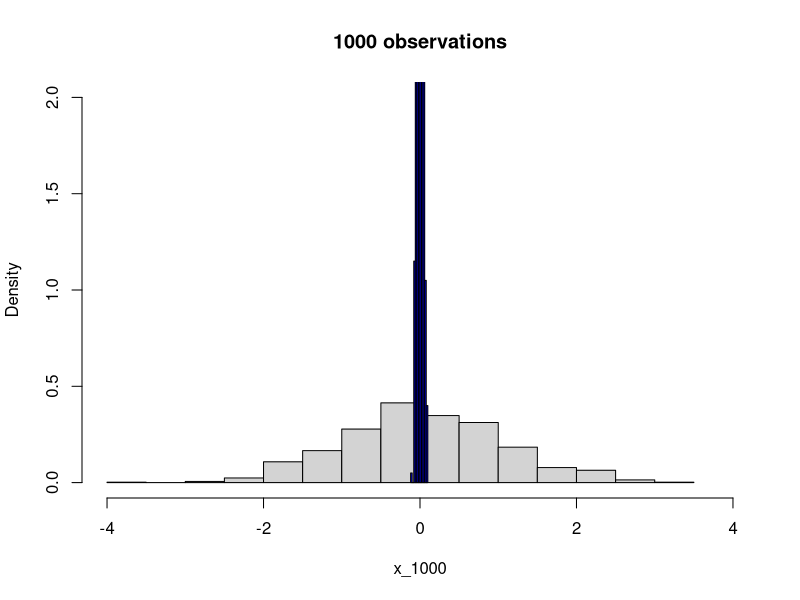
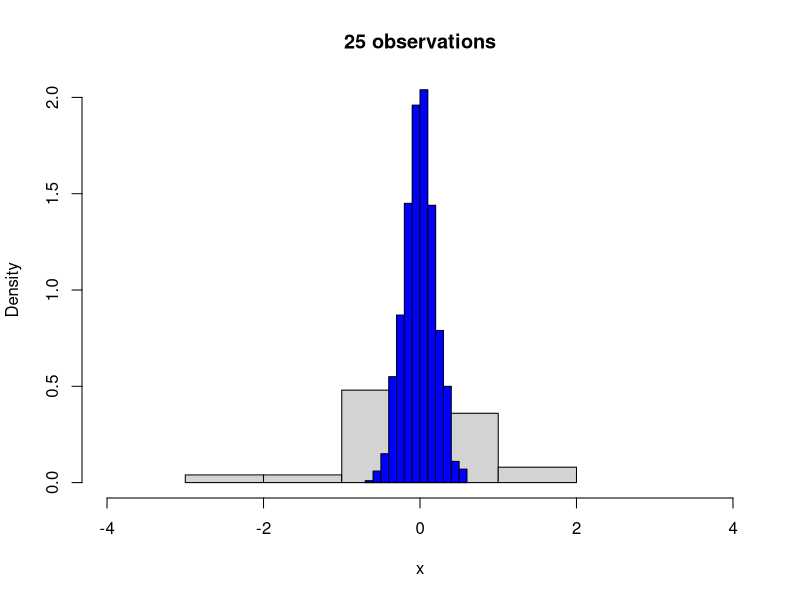
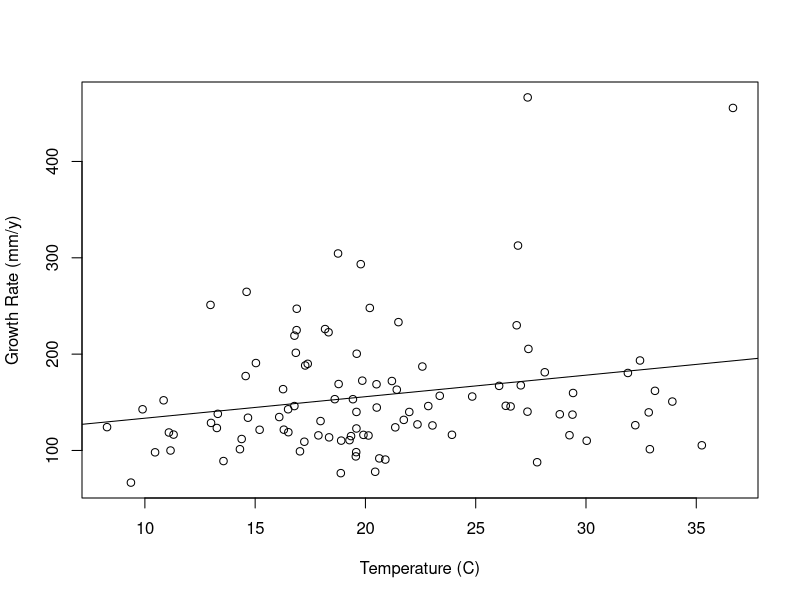
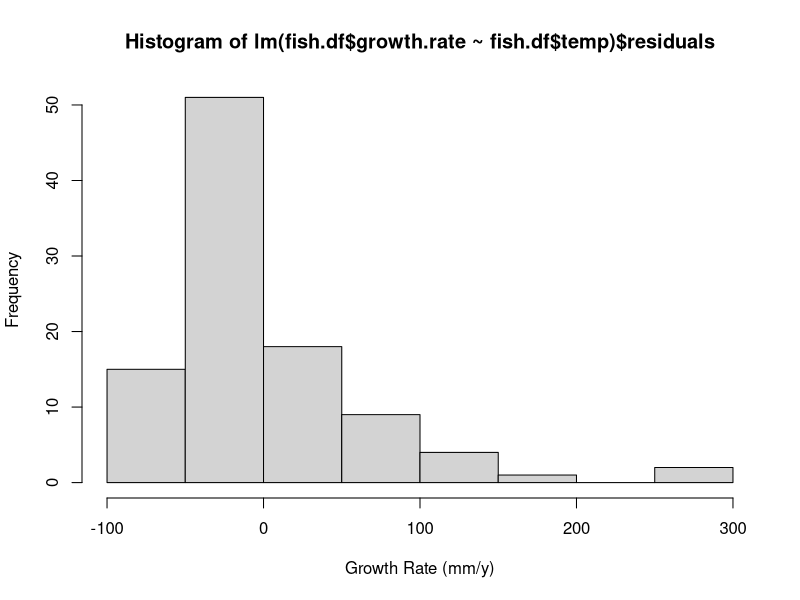
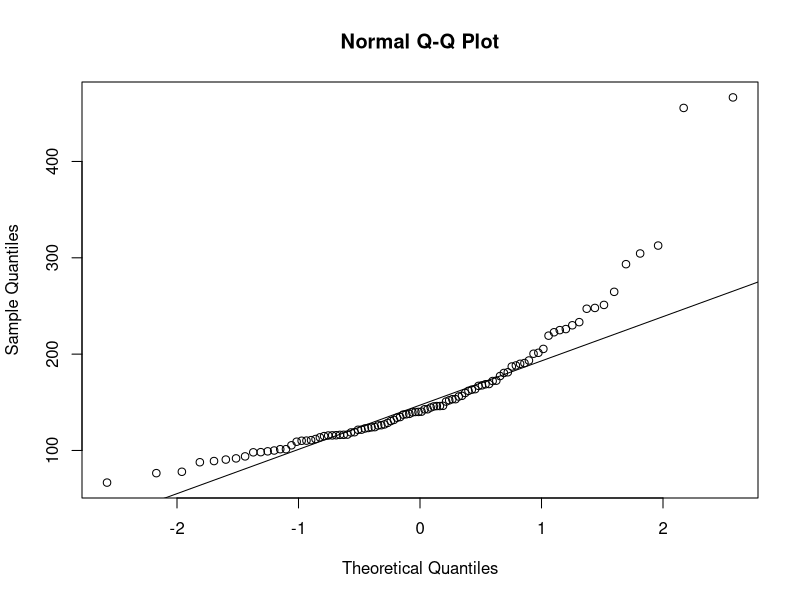
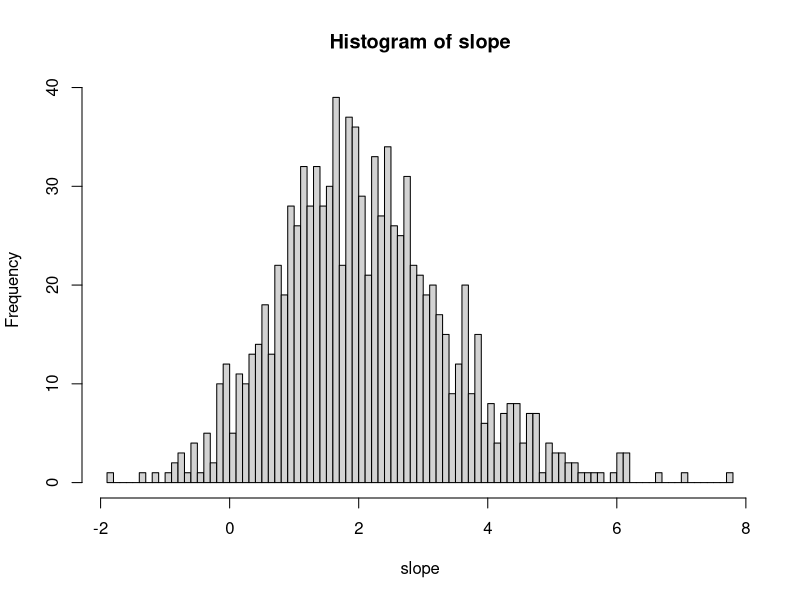
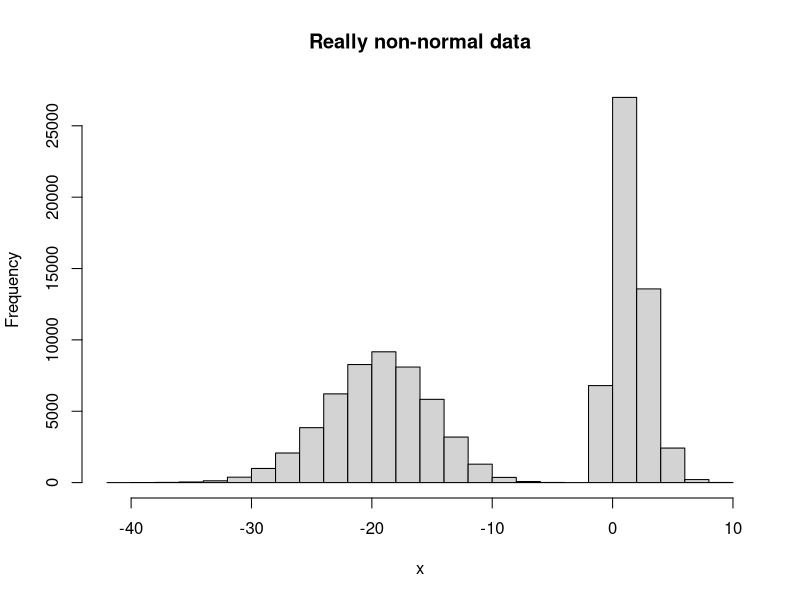
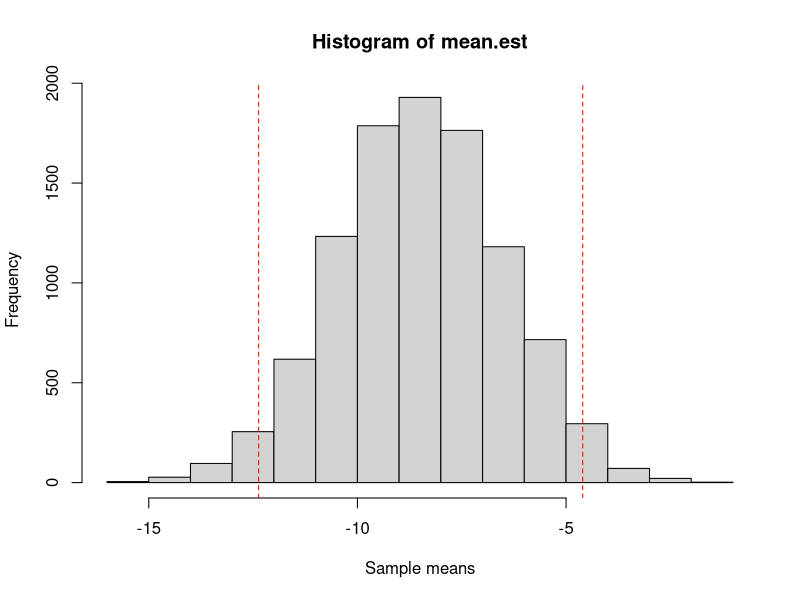

Generate these figures, in order, with R:
###LAB 4 Scripts - For Loops, Functions, and Bootstrapping in R

library(knitr)
opts_knit$set(root.dir = 'C:/Users/sarah/OneDrive/Desktop/R Stats Course/R_Class_2026')

###Model data with a normal distribution, we want 1000 observations

x_1000 <- rnorm(1000)

#make a histogram of the data, define the axis limits, add title

hist(x_1000, freq = FALSE, ylim = c(0,2), xlim = c(-4,4), main = "1000 observations")

#calculate the mean of the distribution 1000 times
mean.x_1000 <- replicate (1000, mean(rnorm(1000)))
hist(mean.x_1000, add = TRUE, col = "blue", freq = FALSE)

#Get 95% intervals of the data
(mean(x_1000))+(1.96*(sd(x_1000)))
(mean(x_1000))-(1.96*(sd(x_1000)))


#Get 95% CI on the mean
(mean(x_1000))+(1.96*(sd(x_1000)/sqrt(1000)))
(mean(x_1000))-(1.96*(sd(x_1000)/sqrt(1000)))


#same thing with 25 observations 

x <- rnorm(25)
hist(x, freq = FALSE, ylim = c(0,2), xlim = c(-4,4), main = "25 observations")

#calculate the mean of that distribution 1000 times
mean.x <- replicate(1000, mean(rnorm(25)))
hist(mean.x, add = TRUE, col = "blue", freq = F)

#get 95% intervals of the data
sd(x)
(mean(x))+(1.96*(sd(x)))
(mean(x))-(1.96*(sd(x)))


#Get 95% CI interval on the mean
(mean(x))+(1.96*(sd(x)/sqrt(25)))
(mean(x))-(1.96*(sd(x)/sqrt(25)))



###Creating a function for a 95% CI to be stored in r session. will output standard deviation, standard error, 95% CI of the data, and 95% CI on the mean

#Create the function
My.CI <- function(x.vect){
  #x.vect should be normally distributed otherwise won't work
  sd.x <- sd(x.vect)
  n <- length(x.vect)
  se.x <- sd.x/sqrt(n)
  data.95 <- mean(x.vect)+1.96*c(-1,1)*sd.x
  
  mean.95 <- mean(x.vect)+1.96*c(-1,1)*se.x
  
  return(list(sd=sd.x, se=se.x, mean=mean(x.vect),
              data.95=data.95,
              mean.95=mean.95
              )
         )
}
My.CI(x_1000)


#FOR LOOPS - use for bootstrapping
#this loop counts from 1-100, then print the current counting number (i)

for(i in 1:100){
  print(i)
}


#create an empty vector to store output
my.output <- c()
my.input <- seq(53, 128, by=5)

#loop through each element of my input, do a calculation, and save it in my.output

for(i in 1:length(my.input)){
  my.output[i] <- my.input[i]^2 + my.input[i]
}
my.output


##Use sample() to resample the vector my.input with replacement

my.input
sample(my.input, replace = TRUE)

#different than my.input, which is just a sequence counting by fives. 

#now resample the names of two groups 100 times, with different probabilities

s1 <- sample(c("Group 1", "Group 2"), size = 100, replace = TRUE, prob = c(0.3, 0.7))
table(s1)



##Bootstrap example: test the null hypothesis that the slope between two variables does not equal zero

#upload fish growth temp dataset. Fisgh growth rate per year was measured as a function of temp degrees C

fish.df <- read.csv("data/FishGrowthTemp.csv", header=TRUE)

#plot the data
par(mfrow=c(1,1))
plot(fish.df$temp, fish.df$growth.rate, 
     xlab = 'Temperature (C)', ylab = 'Growth Rate (mm/y)')
#add fit line for a linear moedel of growth rate to temp
abline(lm(fish.df$growth.rate~fish.df$temp))


#the model assumes residuals are normally distributed - look at them and see if they are

hist(lm(fish.df$growth.rate~fish.df$temp)$residuals,
     xlab = 'Growth Rate (mm/y)')

##use qq plot to see if data follows an expected distribution (ie normal)

qqnorm(fish.df$growth.rate)
qqline(fish.df$growth.rate)


#this is the slope we observe from a linear model (y = ax + b)


lm(fish.df$growth.rate~fish.df$temp)$coef

#slope is positive, so test if it is significant based on a stat test that assumes the normal distribution

summary(lm(fish.df$growth.rate~fish.df$temp))



#OK gonna bootstrap this data, resample it 1000 times and calculate if the resampled data is different from zero. 

#create a sample size

n.boot <- 1000

#fill it in 

slope <- rep(NA, n.boot)
n.rows <- nrow(fish.df)

#create the slopes

for (i in 1:n.boot){
  new.rows <- sample(1:n.rows, replace = TRUE)
  new.data <- fish.df[new.rows,]
  slope[i] <- lm(new.data$growth.rate~new.data$temp)$coef[2]
}

#look at the distribution of the slope: 
hist(slope, breaks = 100)


#find the lower value for the 95% CI on the distribution
sort(slope)[n.boot*0.025]
#find the upper value for the 95% CI on the distribution
sort(slope)[n.boot*0.975]


#Use bootstrapping to show that the standard error works for the mean (you can trust the 95% CI of the mean even in non-normal distributions of data)

n = 100000
set.seed(1)
x1 <- rpois(n/2, 2)
x2 <- rpois(n/2, 19)
data <- c(x1, -x2)
hist(data, xlab = 'x', main = 'Really non-normal data')
mean(data)

#sample with n=30 individuals
set.seed(1)
my.sample <- sample(data, 30, replace = TRUE)
mean(my.sample)

#mean wasn't too far off. now get 95% CI

se <- sd(my.sample)/sqrt(length(my.sample))
mean.95 <- mean(my.sample)+1.96*c(-1,1)*se
print(mean.95)

#means that 95% chance the true mean is between those two values, which it was. Now check sampling distribution for the mean

n.boot <- 10000
mean.est <- rep(NA, n.boot)

for(i in 1:n.boot){
  my.sample <- sample(data, 30, replace = TRUE)
  mean.est[i] <- mean(my.sample)
}

#the actual 95% of sample means are in the range...
hist(mean.est, xlab = 'Sample means')

#get lower 95% CI on distribution of means

sort(mean.est)[n.boot*0.025]

#get upper 95% CI on the distribution of means

sort(mean.est)[n.boot*0.975]

#put lines where the 95% CI is in the distribution of the means

abline(v = c(sort(mean.est)[n.boot*0.025], sort(mean.est)[n.boot*0.975]),
       lty = 2, col = 'red')





####In-class examples
#specify numbers

n <- 85
mu_C <- 5
mu_T <- 5

#what is a sigma
sigma <- 8

#Replicate the process, store the treatment effect for all of them
replicates <- 1000
treatment_effect <- rep(NA, replicates)
p.values <- rep(NA, replicates)

for(i in 1:replicates){

#specify that both means would be the same
X_C <- rnorm(n, mean = mu_C, sd = sigma)
X_T <- rnorm(n, mean = mu_T, sd = sigma)

test.outcome <- t.test(X_T, X_C)

treatment_effect[i] <- mean(X_T) - mean(X_C)
p.values[i] <- test.outcome$p.value
}

treatment_effect

t.test(X_T, X_C)

hist(treatment_effect, main = "Dist of Treatment Effect", 
     xlab = "Treatment Effect", col = "lightblue", border = "black")
hist(p.values)
